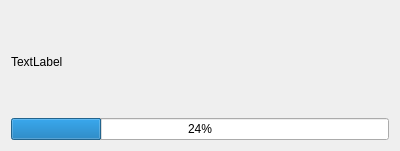
<?xml version="1.0" encoding="UTF-8"?>
<ui version="4.0">
 <class>Dialog</class>
 <widget class="QDialog" name="Dialog">
  <property name="geometry">
   <rect>
    <x>0</x>
    <y>0</y>
    <width>400</width>
    <height>151</height>
   </rect>
  </property>
  <property name="windowTitle">
   <string>Dialog</string>
  </property>
  <layout class="QGridLayout" name="gridLayout">
   <item row="0" column="0">
    <widget class="QLabel" name="label">
     <property name="text">
      <string>TextLabel</string>
     </property>
    </widget>
   </item>
   <item row="1" column="0">
    <widget class="QProgressBar" name="progressBar">
     <property name="value">
      <number>24</number>
     </property>
    </widget>
   </item>
  </layout>
 </widget>
 <resources/>
 <connections/>
</ui>
